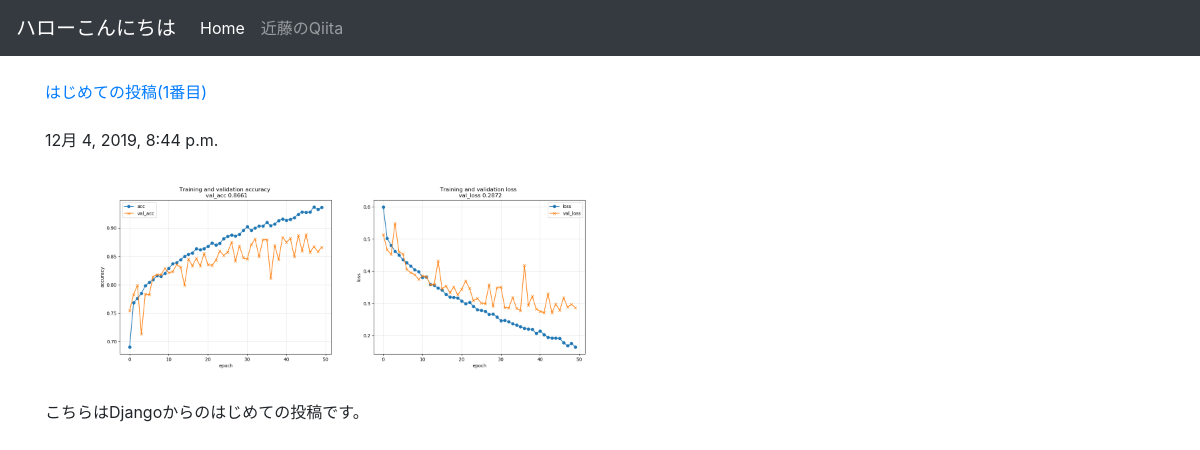
The app's page /posts/1/ with its own data.
### posts/models.py (models this page shows, shortened)
class Post ( models.Model ):
    title = models.CharField ( max_length=100 )  # タイトル 文字列型CharField 文字数
    published = models.DateTimeField ()  # 記事が投稿された日
    image = models.ImageField ( upload_to='media/' )  # 画像データを保存する先
    body = models.TextField ()  # 本文 テキスト型 長めの文章

### posts/views.py (the view)
def post_detail(request,post_id):
    post = get_object_or_404(Post, pk=post_id)
    return render(request, 'posts/post_detail.html', {'post': post})

### posts/templates/posts/post_detail.html (shortened to what this page needs)
<!DOCTYPE html>
<html lang = "ja-jp">
<head>
    <link rel="stylesheet" href="https://stackpath.bootstrapcdn.com/bootstrap/4.4.1/css/bootstrap.min.css">
</head>
<body>
    <nav class="navbar navbar-expand-lg navbar-dark bg-dark">
  <a class="navbar-brand" href="#">ハローこんにちは</a>
  <div class="collapse navbar-collapse" id="navbarSupportedContent">
    <ul class="navbar-nav mr-auto">
      <li class="nav-item active">
        <a class="nav-link" href="#">Home <span class="sr-only">(current)</span></a>
      </li>
      <li class="nav-item">
        <a class="nav-link" href="https://qiita.com/nuhsodnok">近藤のQiita</a>
      </li>
    </ul>
  </div>
</nav>
<div class="container">
<br />
      <a href = "{% url 'post_detail' post.id %}">{{ post.title }}</a>
      <br /><br />
      {{ post.published }}
      <br /><br />
      <img src="{{ post.image.url }}" class = "img-fluid rounded" style="max-height: 200px;" />
      <br /><br />
      {{post.body}}
      <br /><br />
  </div>
</body>
</html>

### records on screen
Post: title "はじめての投稿(1番目)", published "12月 4, 2019, 8:44 p.m.", image (picture), body "こちらはDjangoからのはじめての投稿です。"
